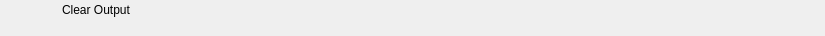
<?xml version="1.0" encoding="UTF-8"?>
<ui version="4.0">
 <class>RundownClearOutputWidget</class>
 <widget class="QWidget" name="RundownClearOutputWidget">
  <property name="geometry">
   <rect>
    <x>0</x>
    <y>0</y>
    <width>825</width>
    <height>36</height>
   </rect>
  </property>
  <layout class="QHBoxLayout" name="horizontalLayout">
   <property name="spacing">
    <number>0</number>
   </property>
   <property name="margin">
    <number>0</number>
   </property>
   <item>
    <widget class="QFrame" name="frameItem">
     <property name="sizePolicy">
      <sizepolicy hsizetype="Preferred" vsizetype="Fixed">
       <horstretch>0</horstretch>
       <verstretch>0</verstretch>
      </sizepolicy>
     </property>
     <property name="minimumSize">
      <size>
       <width>0</width>
       <height>36</height>
      </size>
     </property>
     <widget class="QLabel" name="labelIcon">
      <property name="geometry">
       <rect>
        <x>22</x>
        <y>2</y>
        <width>32</width>
        <height>32</height>
       </rect>
      </property>
      <property name="text">
       <string/>
      </property>
      <property name="pixmap">
       <pixmap resource="../Widgets.qrc">:/Graphics/Images/Clear.png</pixmap>
      </property>
      <property name="scaledContents">
       <bool>true</bool>
      </property>
     </widget>
     <widget class="QLabel" name="labelChannel">
      <property name="geometry">
       <rect>
        <x>0</x>
        <y>0</y>
        <width>0</width>
        <height>0</height>
       </rect>
      </property>
      <property name="text">
       <string></string>
      </property>
     </widget>
     <widget class="QLabel" name="labelLabel">
      <property name="geometry">
       <rect>
        <x>62</x>
        <y>2</y>
        <width>5000</width>
        <height>16</height>
       </rect>
      </property>
      <property name="text">
       <string>Clear Output</string>
      </property>
     </widget>
     <widget class="QLabel" name="labelColor">
      <property name="geometry">
       <rect>
        <x>0</x>
        <y>0</y>
        <width>18</width>
        <height>36</height>
       </rect>
      </property>
      <property name="text">
       <string/>
      </property>
     </widget>
     <widget class="QLabel" name="labelGroupColor">
      <property name="geometry">
       <rect>
        <x>0</x>
        <y>0</y>
        <width>6</width>
        <height>36</height>
       </rect>
      </property>
      <property name="text">
       <string/>
      </property>
     </widget>
     <widget class="QLabel" name="labelDevice">
      <property name="geometry">
       <rect>
        <x>62</x>
        <y>19</y>
        <width>75</width>
        <height>16</height>
       </rect>
      </property>
      <property name="text">
       <string></string>
      </property>
     </widget>
     <widget class="QLabel" name="labelDelay">
      <property name="geometry">
       <rect>
        <x>185</x>
        <y>19</y>
        <width>55</width>
        <height>16</height>
       </rect>
      </property>
      <property name="text">
       <string></string>
      </property>
     </widget>
     <widget class="QLabel" name="labelVideolayer">
      <property name="geometry">
       <rect>
        <x>140</x>
        <y>19</y>
        <width>40</width>
        <height>16</height>
       </rect>
      </property>
      <property name="text">
       <string></string>
      </property>
     </widget>
     <widget class="QLabel" name="labelRemoteTriggerId">
      <property name="geometry">
       <rect>
        <x>245</x>
        <y>19</y>
        <width>70</width>
        <height>16</height>
       </rect>
      </property>
      <property name="text">
       <string></string>
      </property>
     </widget>
    </widget>
   </item>
   <item>
    <widget class="QFrame" name="frameStatus">
     <property name="minimumSize">
      <size>
       <width>77</width>
       <height>0</height>
      </size>
     </property>
     <property name="maximumSize">
      <size>
       <width>77</width>
       <height>16777215</height>
      </size>
     </property>
     <widget class="QLabel" name="labelGpiConnected">
      <property name="geometry">
       <rect>
        <x>1</x>
        <y>2</y>
        <width>32</width>
        <height>32</height>
       </rect>
      </property>
      <property name="minimumSize">
       <size>
        <width>32</width>
        <height>32</height>
       </size>
      </property>
      <property name="maximumSize">
       <size>
        <width>32</width>
        <height>32</height>
       </size>
      </property>
      <property name="lineWidth">
       <number>0</number>
      </property>
      <property name="text">
       <string/>
      </property>
      <property name="pixmap">
       <pixmap resource="../Widgets.qrc">:/Graphics/Images/GpiConnected.png</pixmap>
      </property>
      <property name="scaledContents">
       <bool>true</bool>
      </property>
     </widget>
     <widget class="QLabel" name="labelDisconnected">
      <property name="geometry">
       <rect>
        <x>32</x>
        <y>2</y>
        <width>32</width>
        <height>32</height>
       </rect>
      </property>
      <property name="minimumSize">
       <size>
        <width>32</width>
        <height>32</height>
       </size>
      </property>
      <property name="maximumSize">
       <size>
        <width>32</width>
        <height>32</height>
       </size>
      </property>
      <property name="text">
       <string/>
      </property>
      <property name="pixmap">
       <pixmap resource="../Widgets.qrc">:/Graphics/Images/Disconnected.png</pixmap>
      </property>
      <property name="scaledContents">
       <bool>true</bool>
      </property>
     </widget>
     <widget class="QLabel" name="labelActiveColor">
      <property name="geometry">
       <rect>
        <x>69</x>
        <y>0</y>
        <width>8</width>
        <height>36</height>
       </rect>
      </property>
      <property name="minimumSize">
       <size>
        <width>8</width>
        <height>36</height>
       </size>
      </property>
      <property name="maximumSize">
       <size>
        <width>8</width>
        <height>36</height>
       </size>
      </property>
      <property name="text">
       <string/>
      </property>
     </widget>
    </widget>
   </item>
  </layout>
 </widget>
 <resources>
  <include location="../Widgets.qrc"/>
 </resources>
 <connections/>
 <slots>
  <slot>addToCombo()</slot>
 </slots>
</ui>
